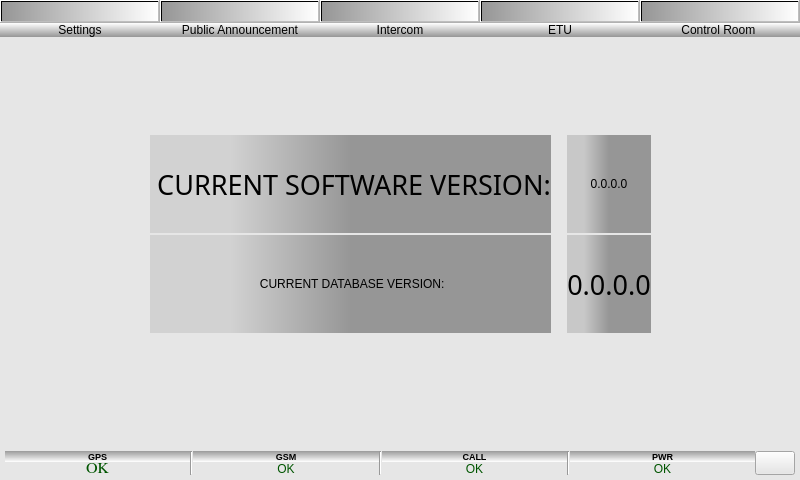
<?xml version="1.0" encoding="UTF-8"?>
<ui version="4.0">
 <class>mpd</class>
 <widget class="QMainWindow" name="mpd">
  <property name="geometry">
   <rect>
    <x>0</x>
    <y>0</y>
    <width>800</width>
    <height>480</height>
   </rect>
  </property>
  <property name="sizePolicy">
   <sizepolicy hsizetype="Fixed" vsizetype="Fixed">
    <horstretch>0</horstretch>
    <verstretch>0</verstretch>
   </sizepolicy>
  </property>
  <property name="minimumSize">
   <size>
    <width>800</width>
    <height>480</height>
   </size>
  </property>
  <property name="maximumSize">
   <size>
    <width>800</width>
    <height>480</height>
   </size>
  </property>
  <property name="windowTitle">
   <string>mpd</string>
  </property>
  <property name="styleSheet">
   <string notr="true">
background-color: rgb(230, 230, 230);</string>
  </property>
  <widget class="QWidget" name="centralWidget">
   <layout class="QHBoxLayout" name="horizontalLayout_5">
    <property name="spacing">
     <number>0</number>
    </property>
    <property name="leftMargin">
     <number>0</number>
    </property>
    <property name="topMargin">
     <number>0</number>
    </property>
    <property name="rightMargin">
     <number>0</number>
    </property>
    <property name="bottomMargin">
     <number>0</number>
    </property>
    <item>
     <layout class="QHBoxLayout" name="horizontalLayout_4">
      <property name="spacing">
       <number>0</number>
      </property>
      <item>
       <layout class="QVBoxLayout" name="verticalLayout_15">
        <property name="spacing">
         <number>0</number>
        </property>
        <item>
         <layout class="QHBoxLayout" name="horizontalLayout_8">
          <property name="spacing">
           <number>0</number>
          </property>
          <item>
           <layout class="QVBoxLayout" name="verticalLayout">
            <property name="spacing">
             <number>0</number>
            </property>
            <item>
             <widget class="QPushButton" name="settings">
              <property name="enabled">
               <bool>false</bool>
              </property>
              <property name="sizePolicy">
               <sizepolicy hsizetype="MinimumExpanding" vsizetype="Fixed">
                <horstretch>0</horstretch>
                <verstretch>0</verstretch>
               </sizepolicy>
              </property>
              <property name="maximumSize">
               <size>
                <width>16777215</width>
                <height>100</height>
               </size>
              </property>
              <property name="styleSheet">
               <string notr="true">QPushButton:pressed{background-color: rgb(100, 100, 100); }
QPushButton{background-color: qlineargradient(spread:pad, x1:0, y1:0, x2:1, y2:0, stop:0 rgba(150, 150, 150, 255), stop:1 rgba(255, 255, 255, 255));}
</string>
              </property>
              <property name="text">
               <string/>
              </property>
              <property name="icon">
               <iconset resource="icons.qrc">
                <normaloff>:/images/settingsBLACK.png</normaloff>:/images/settingsBLACK.png</iconset>
              </property>
              <property name="iconSize">
               <size>
                <width>50</width>
                <height>50</height>
               </size>
              </property>
             </widget>
            </item>
            <item>
             <widget class="QLabel" name="settings_label">
              <property name="sizePolicy">
               <sizepolicy hsizetype="Preferred" vsizetype="Fixed">
                <horstretch>0</horstretch>
                <verstretch>0</verstretch>
               </sizepolicy>
              </property>
              <property name="styleSheet">
               <string notr="true">background-color: qlineargradient(spread:pad, x1:1, y1:1, x2:1, y2:0, stop:0 rgba(150, 150, 150, 255), stop:1 rgba(255, 255, 255, 255));</string>
              </property>
              <property name="text">
               <string>Settings</string>
              </property>
              <property name="alignment">
               <set>Qt::AlignCenter</set>
              </property>
             </widget>
            </item>
           </layout>
          </item>
          <item>
           <layout class="QVBoxLayout" name="verticalLayout_5">
            <property name="spacing">
             <number>0</number>
            </property>
            <item>
             <widget class="QPushButton" name="pa">
              <property name="enabled">
               <bool>false</bool>
              </property>
              <property name="sizePolicy">
               <sizepolicy hsizetype="MinimumExpanding" vsizetype="Fixed">
                <horstretch>0</horstretch>
                <verstretch>0</verstretch>
               </sizepolicy>
              </property>
              <property name="maximumSize">
               <size>
                <width>16777215</width>
                <height>100</height>
               </size>
              </property>
              <property name="styleSheet">
               <string notr="true">QPushButton:pressed{background-color: rgb(100, 100, 100); }
QPushButton{background-color: qlineargradient(spread:pad, x1:0, y1:0, x2:1, y2:0, stop:0 rgba(150, 150, 150, 255), stop:1 rgba(255, 255, 255, 255));}
</string>
              </property>
              <property name="text">
               <string/>
              </property>
              <property name="icon">
               <iconset resource="icons.qrc">
                <normaloff>:/images/announcement_on_podium.png</normaloff>:/images/announcement_on_podium.png</iconset>
              </property>
              <property name="iconSize">
               <size>
                <width>50</width>
                <height>50</height>
               </size>
              </property>
             </widget>
            </item>
            <item>
             <widget class="QLabel" name="announcement_label">
              <property name="sizePolicy">
               <sizepolicy hsizetype="Preferred" vsizetype="Fixed">
                <horstretch>0</horstretch>
                <verstretch>0</verstretch>
               </sizepolicy>
              </property>
              <property name="styleSheet">
               <string notr="true">background-color: qlineargradient(spread:pad, x1:1, y1:1, x2:1, y2:0, stop:0 rgba(150, 150, 150, 255), stop:1 rgba(255, 255, 255, 255));</string>
              </property>
              <property name="text">
               <string>Public Announcement</string>
              </property>
              <property name="alignment">
               <set>Qt::AlignCenter</set>
              </property>
             </widget>
            </item>
           </layout>
          </item>
          <item>
           <layout class="QVBoxLayout" name="verticalLayout_6">
            <property name="spacing">
             <number>0</number>
            </property>
            <item>
             <widget class="QPushButton" name="intercom">
              <property name="enabled">
               <bool>false</bool>
              </property>
              <property name="sizePolicy">
               <sizepolicy hsizetype="MinimumExpanding" vsizetype="Fixed">
                <horstretch>0</horstretch>
                <verstretch>0</verstretch>
               </sizepolicy>
              </property>
              <property name="maximumSize">
               <size>
                <width>16777215</width>
                <height>100</height>
               </size>
              </property>
              <property name="styleSheet">
               <string notr="true">QPushButton:pressed{background-color: rgb(100, 100, 100); }
QPushButton{background-color: qlineargradient(spread:pad, x1:0, y1:0, x2:1, y2:0, stop:0 rgba(150, 150, 150, 255), stop:1 rgba(255, 255, 255, 255));}
</string>
              </property>
              <property name="text">
               <string/>
              </property>
              <property name="icon">
               <iconset resource="icons.qrc">
                <normaloff>:/images/intercom.png</normaloff>:/images/intercom.png</iconset>
              </property>
              <property name="iconSize">
               <size>
                <width>50</width>
                <height>50</height>
               </size>
              </property>
             </widget>
            </item>
            <item>
             <widget class="QLabel" name="intercom_label">
              <property name="sizePolicy">
               <sizepolicy hsizetype="Preferred" vsizetype="Fixed">
                <horstretch>0</horstretch>
                <verstretch>0</verstretch>
               </sizepolicy>
              </property>
              <property name="styleSheet">
               <string notr="true">background-color: qlineargradient(spread:pad, x1:1, y1:1, x2:1, y2:0, stop:0 rgba(150, 150, 150, 255), stop:1 rgba(255, 255, 255, 255));</string>
              </property>
              <property name="text">
               <string>Intercom</string>
              </property>
              <property name="alignment">
               <set>Qt::AlignCenter</set>
              </property>
             </widget>
            </item>
           </layout>
          </item>
          <item>
           <layout class="QVBoxLayout" name="verticalLayout_7">
            <property name="spacing">
             <number>0</number>
            </property>
            <item>
             <widget class="QPushButton" name="etu">
              <property name="enabled">
               <bool>false</bool>
              </property>
              <property name="sizePolicy">
               <sizepolicy hsizetype="MinimumExpanding" vsizetype="Fixed">
                <horstretch>0</horstretch>
                <verstretch>0</verstretch>
               </sizepolicy>
              </property>
              <property name="maximumSize">
               <size>
                <width>16777215</width>
                <height>100</height>
               </size>
              </property>
              <property name="styleSheet">
               <string notr="true">QPushButton:pressed{background-color: rgb(100, 100, 100); }
QPushButton{background-color: qlineargradient(spread:pad, x1:0, y1:0, x2:1, y2:0, stop:0 rgba(150, 150, 150, 255), stop:1 rgba(255, 255, 255, 255));}
</string>
              </property>
              <property name="text">
               <string/>
              </property>
              <property name="icon">
               <iconset resource="icons.qrc">
                <normaloff>:/images/etu.png</normaloff>:/images/etu.png</iconset>
              </property>
              <property name="iconSize">
               <size>
                <width>50</width>
                <height>50</height>
               </size>
              </property>
             </widget>
            </item>
            <item>
             <widget class="QLabel" name="etu_label">
              <property name="sizePolicy">
               <sizepolicy hsizetype="Preferred" vsizetype="Fixed">
                <horstretch>0</horstretch>
                <verstretch>0</verstretch>
               </sizepolicy>
              </property>
              <property name="styleSheet">
               <string notr="true">background-color: qlineargradient(spread:pad, x1:1, y1:1, x2:1, y2:0, stop:0 rgba(150, 150, 150, 255), stop:1 rgba(255, 255, 255, 255));</string>
              </property>
              <property name="text">
               <string>ETU</string>
              </property>
              <property name="alignment">
               <set>Qt::AlignCenter</set>
              </property>
             </widget>
            </item>
           </layout>
          </item>
          <item>
           <layout class="QVBoxLayout" name="verticalLayout_8">
            <property name="spacing">
             <number>0</number>
            </property>
            <item>
             <widget class="QPushButton" name="control_room">
              <property name="enabled">
               <bool>false</bool>
              </property>
              <property name="sizePolicy">
               <sizepolicy hsizetype="MinimumExpanding" vsizetype="Fixed">
                <horstretch>0</horstretch>
                <verstretch>0</verstretch>
               </sizepolicy>
              </property>
              <property name="maximumSize">
               <size>
                <width>16777215</width>
                <height>100</height>
               </size>
              </property>
              <property name="styleSheet">
               <string notr="true">font: 12pt &quot;Sans Serif&quot;;
color: rgb(255, 255, 255);
background-color: qlineargradient(spread:pad, x1:0, y1:0, x2:1, y2:0, stop:0 rgba(150, 150, 150, 255), stop:1 rgba(255, 255, 255, 255));</string>
              </property>
              <property name="text">
               <string/>
              </property>
              <property name="icon">
               <iconset resource="icons.qrc">
                <normaloff>:/images/control_room.png</normaloff>:/images/control_room.png</iconset>
              </property>
              <property name="iconSize">
               <size>
                <width>50</width>
                <height>50</height>
               </size>
              </property>
             </widget>
            </item>
            <item>
             <widget class="QLabel" name="control_room_label">
              <property name="sizePolicy">
               <sizepolicy hsizetype="Preferred" vsizetype="Fixed">
                <horstretch>0</horstretch>
                <verstretch>0</verstretch>
               </sizepolicy>
              </property>
              <property name="styleSheet">
               <string notr="true">background-color: qlineargradient(spread:pad, x1:1, y1:1, x2:1, y2:0, stop:0 rgba(150, 150, 150, 255), stop:1 rgba(255, 255, 255, 255));</string>
              </property>
              <property name="text">
               <string>Control Room </string>
              </property>
              <property name="alignment">
               <set>Qt::AlignCenter</set>
              </property>
             </widget>
            </item>
           </layout>
          </item>
         </layout>
        </item>
        <item>
         <widget class="QStackedWidget" name="stackedWidget">
          <property name="styleSheet">
           <string notr="true">background-color: rgb(230, 230, 230);</string>
          </property>
          <property name="currentIndex">
           <number>0</number>
          </property>
          <widget class="QWidget" name="main_screen">
           <layout class="QHBoxLayout" name="horizontalLayout_7">
            <property name="spacing">
             <number>0</number>
            </property>
            <property name="sizeConstraint">
             <enum>QLayout::SetMinAndMaxSize</enum>
            </property>
            <property name="leftMargin">
             <number>0</number>
            </property>
            <property name="topMargin">
             <number>0</number>
            </property>
            <property name="rightMargin">
             <number>0</number>
            </property>
            <property name="bottomMargin">
             <number>0</number>
            </property>
            <item>
             <layout class="QGridLayout" name="gridLayout">
              <property name="sizeConstraint">
               <enum>QLayout::SetMinAndMaxSize</enum>
              </property>
              <property name="leftMargin">
               <number>20</number>
              </property>
              <property name="topMargin">
               <number>0</number>
              </property>
              <property name="rightMargin">
               <number>20</number>
              </property>
              <property name="bottomMargin">
               <number>20</number>
              </property>
              <property name="verticalSpacing">
               <number>2</number>
              </property>
              <item row="0" column="1">
               <spacer name="verticalSpacer_5">
                <property name="orientation">
                 <enum>Qt::Vertical</enum>
                </property>
                <property name="sizeHint" stdset="0">
                 <size>
                  <width>20</width>
                  <height>40</height>
                 </size>
                </property>
               </spacer>
              </item>
              <item row="1" column="4">
               <spacer name="horizontalSpacer_3">
                <property name="orientation">
                 <enum>Qt::Horizontal</enum>
                </property>
                <property name="sizeHint" stdset="0">
                 <size>
                  <width>40</width>
                  <height>20</height>
                 </size>
                </property>
               </spacer>
              </item>
              <item row="2" column="3">
               <widget class="QLabel" name="database_version">
                <property name="font">
                 <font>
                  <family>Sans Serif</family>
                  <pointsize>20</pointsize>
                  <weight>50</weight>
                  <italic>false</italic>
                  <bold>false</bold>
                 </font>
                </property>
                <property name="styleSheet">
                 <string notr="true">font: 20pt &quot;Sans Serif&quot;;
color: rgb(0,0,0);
background-color: rgb(230, 230, 230);
background-color: qlineargradient(spread:pad, x1:1, y1:1, x2:1, y2:0, stop:0 rgba(150, 150, 150, 255), stop:1 rgba(255, 255, 255, 255));
background-color: qlineargradient(spread:pad, x1:0.2, y1:0.6, x2:0.5, y2:0.6, stop:1 rgba(150, 150, 150, 255), stop:0 rgba(200, 200, 200, 255));
</string>
                </property>
                <property name="text">
                 <string>0.0.0.0</string>
                </property>
                <property name="alignment">
                 <set>Qt::AlignCenter</set>
                </property>
               </widget>
              </item>
              <item row="2" column="1">
               <widget class="QLabel" name="database">
                <property name="sizePolicy">
                 <sizepolicy hsizetype="Preferred" vsizetype="MinimumExpanding">
                  <horstretch>0</horstretch>
                  <verstretch>0</verstretch>
                 </sizepolicy>
                </property>
                <property name="styleSheet">
                 <string notr="true">font: 20pt &quot;Sans Serif&quot;;
color: rgb(0,0,0);
background-color: rgb(230, 230, 230);
background-color: qlineargradient(spread:pad, x1:1, y1:1, x2:1, y2:0, stop:0 rgba(150, 150, 150, 255), stop:1 rgba(255, 255, 255, 255));
background-color: qlineargradient(spread:pad, x1:0.2, y1:0.6, x2:0.5, y2:0.6, stop:1 rgba(150, 150, 150, 255), stop:0 rgba(210, 210, 210, 255));</string>
                </property>
                <property name="text">
                 <string> CURRENT DATABASE VERSION:</string>
                </property>
                <property name="alignment">
                 <set>Qt::AlignCenter</set>
                </property>
               </widget>
              </item>
              <item row="1" column="3">
               <widget class="QLabel" name="software_version">
                <property name="styleSheet">
                 <string notr="true">font: 20pt &quot;Sans Serif&quot;;
color: rgb(0,0,0);
background-color: rgb(230, 230, 230);
background-color: qlineargradient(spread:pad, x1:1, y1:1, x2:1, y2:0, stop:0 rgba(150, 150, 150, 255), stop:1 rgba(255, 255, 255, 255));
background-color: qlineargradient(spread:pad, x1:0.2, y1:0.6, x2:0.5, y2:0.6, stop:1 rgba(150, 150, 150, 255), stop:0 rgba(200, 200, 200, 255));
</string>
                </property>
                <property name="text">
                 <string>0.0.0.0</string>
                </property>
                <property name="alignment">
                 <set>Qt::AlignCenter</set>
                </property>
               </widget>
              </item>
              <item row="1" column="2">
               <spacer name="horizontalSpacer_2">
                <property name="orientation">
                 <enum>Qt::Horizontal</enum>
                </property>
                <property name="sizeType">
                 <enum>QSizePolicy::Maximum</enum>
                </property>
                <property name="sizeHint" stdset="0">
                 <size>
                  <width>10</width>
                  <height>20</height>
                 </size>
                </property>
               </spacer>
              </item>
              <item row="1" column="0">
               <spacer name="horizontalSpacer_6">
                <property name="orientation">
                 <enum>Qt::Horizontal</enum>
                </property>
                <property name="sizeHint" stdset="0">
                 <size>
                  <width>40</width>
                  <height>20</height>
                 </size>
                </property>
               </spacer>
              </item>
              <item row="3" column="1">
               <spacer name="verticalSpacer_6">
                <property name="orientation">
                 <enum>Qt::Vertical</enum>
                </property>
                <property name="sizeHint" stdset="0">
                 <size>
                  <width>20</width>
                  <height>40</height>
                 </size>
                </property>
               </spacer>
              </item>
              <item row="1" column="1">
               <widget class="QLabel" name="software">
                <property name="sizePolicy">
                 <sizepolicy hsizetype="Preferred" vsizetype="MinimumExpanding">
                  <horstretch>0</horstretch>
                  <verstretch>0</verstretch>
                 </sizepolicy>
                </property>
                <property name="font">
                 <font>
                  <family>Sans Serif</family>
                  <pointsize>20</pointsize>
                  <weight>50</weight>
                  <italic>false</italic>
                  <bold>false</bold>
                 </font>
                </property>
                <property name="styleSheet">
                 <string notr="true">font: 20pt &quot;Sans Serif&quot;;
color: rgb(0,0,0);
background-color: rgb(230, 230, 230);
background-color: qlineargradient(spread:pad, x1:1, y1:0.4, x2:1, y2:0.9, stop:0 rgba(0, 0, 0, 255), stop:0.9 rgba(100, 100, 100, 255));
background-color: qlineargradient(spread:pad, x1:1, y1:1, x2:1, y2:0, stop:0 rgba(150, 150, 150, 255), stop:1 rgba(255, 255, 255, 255));
background-color: qlineargradient(spread:pad, x1:0.2, y1:0.6, x2:0.5, y2:0.6, stop:1 rgba(150, 150, 150, 255), stop:0 rgba(210, 210, 210, 255));
</string>
                </property>
                <property name="text">
                 <string> CURRENT SOFTWARE VERSION:</string>
                </property>
                <property name="alignment">
                 <set>Qt::AlignCenter</set>
                </property>
               </widget>
              </item>
             </layout>
            </item>
           </layout>
          </widget>
          <widget class="QWidget" name="main_menu">
           <layout class="QVBoxLayout" name="verticalLayout_13">
            <property name="spacing">
             <number>0</number>
            </property>
            <property name="sizeConstraint">
             <enum>QLayout::SetMinAndMaxSize</enum>
            </property>
            <property name="leftMargin">
             <number>0</number>
            </property>
            <property name="topMargin">
             <number>0</number>
            </property>
            <property name="rightMargin">
             <number>0</number>
            </property>
            <property name="bottomMargin">
             <number>0</number>
            </property>
            <item>
             <layout class="QHBoxLayout" name="horizontalLayout_11">
              <property name="spacing">
               <number>0</number>
              </property>
              <property name="sizeConstraint">
               <enum>QLayout::SetMinAndMaxSize</enum>
              </property>
              <item>
               <spacer name="horizontalSpacer_4">
                <property name="orientation">
                 <enum>Qt::Horizontal</enum>
                </property>
                <property name="sizeHint" stdset="0">
                 <size>
                  <width>40</width>
                  <height>20</height>
                 </size>
                </property>
               </spacer>
              </item>
              <item>
               <layout class="QVBoxLayout" name="verticalLayout_2">
                <property name="spacing">
                 <number>0</number>
                </property>
                <item>
                 <spacer name="verticalSpacer">
                  <property name="orientation">
                   <enum>Qt::Vertical</enum>
                  </property>
                  <property name="sizeHint" stdset="0">
                   <size>
                    <width>20</width>
                    <height>40</height>
                   </size>
                  </property>
                 </spacer>
                </item>
                <item>
                 <widget class="QPushButton" name="select_route">
                  <property name="sizePolicy">
                   <sizepolicy hsizetype="MinimumExpanding" vsizetype="MinimumExpanding">
                    <horstretch>0</horstretch>
                    <verstretch>0</verstretch>
                   </sizepolicy>
                  </property>
                  <property name="minimumSize">
                   <size>
                    <width>240</width>
                    <height>240</height>
                   </size>
                  </property>
                  <property name="maximumSize">
                   <size>
                    <width>435</width>
                    <height>156</height>
                   </size>
                  </property>
                  <property name="autoFillBackground">
                   <bool>false</bool>
                  </property>
                  <property name="styleSheet">
                   <string notr="true">background-color: rgb(75, 75, 75);
background-color: qlineargradient(spread:pad, x1:0, y1:0, x2:1, y2:0, stop:0 rgba(0, 0, 0, 255), stop:1 rgba(100, 100, 100, 255));
background-color: qlineargradient(spread:pad, x2:1, y1:1, x1:1, y2:0.8, stop:1 rgba(10, 10, 10, 255), stop:0.3 rgba(100, 100, 100, 255));</string>
                  </property>
                  <property name="text">
                   <string/>
                  </property>
                  <property name="icon">
                   <iconset resource="icons.qrc">
                    <normaloff>:/images/train_logo_grey.png</normaloff>:/images/train_logo_grey.png</iconset>
                  </property>
                  <property name="iconSize">
                   <size>
                    <width>150</width>
                    <height>150</height>
                   </size>
                  </property>
                 </widget>
                </item>
                <item>
                 <widget class="QLabel" name="select_route_label">
                  <property name="sizePolicy">
                   <sizepolicy hsizetype="MinimumExpanding" vsizetype="Fixed">
                    <horstretch>0</horstretch>
                    <verstretch>0</verstretch>
                   </sizepolicy>
                  </property>
                  <property name="maximumSize">
                   <size>
                    <width>435</width>
                    <height>33</height>
                   </size>
                  </property>
                  <property name="styleSheet">
                   <string notr="true">font: 20pt &quot;Sans Serif&quot;;
color: rgb(0, 0, 0);
background-color: rgb(230, 230, 230);</string>
                  </property>
                  <property name="text">
                   <string>Select Train Route</string>
                  </property>
                  <property name="alignment">
                   <set>Qt::AlignCenter</set>
                  </property>
                 </widget>
                </item>
                <item>
                 <spacer name="verticalSpacer_3">
                  <property name="orientation">
                   <enum>Qt::Vertical</enum>
                  </property>
                  <property name="sizeHint" stdset="0">
                   <size>
                    <width>20</width>
                    <height>40</height>
                   </size>
                  </property>
                 </spacer>
                </item>
               </layout>
              </item>
              <item>
               <spacer name="horizontalSpacer_5">
                <property name="orientation">
                 <enum>Qt::Horizontal</enum>
                </property>
                <property name="sizeHint" stdset="0">
                 <size>
                  <width>40</width>
                  <height>20</height>
                 </size>
                </property>
               </spacer>
              </item>
             </layout>
            </item>
           </layout>
          </widget>
          <widget class="QWidget" name="page_3"/>
         </widget>
        </item>
        <item>
         <layout class="QHBoxLayout" name="horizontalLayout_3">
          <property name="spacing">
           <number>0</number>
          </property>
          <property name="leftMargin">
           <number>5</number>
          </property>
          <property name="rightMargin">
           <number>5</number>
          </property>
          <property name="bottomMargin">
           <number>5</number>
          </property>
          <item>
           <layout class="QVBoxLayout" name="verticalLayout_9">
            <property name="spacing">
             <number>0</number>
            </property>
            <item>
             <widget class="QLabel" name="gps">
              <property name="sizePolicy">
               <sizepolicy hsizetype="Preferred" vsizetype="Fixed">
                <horstretch>0</horstretch>
                <verstretch>0</verstretch>
               </sizepolicy>
              </property>
              <property name="font">
               <font>
                <pointsize>7</pointsize>
                <weight>75</weight>
                <bold>true</bold>
               </font>
              </property>
              <property name="styleSheet">
               <string notr="true">background-color: qlineargradient(spread:pad, x1:1, y1:1, x2:1, y2:0, stop:0 rgba(150, 150, 150, 255), stop:1 rgba(255, 255, 255, 255));
background-color: qlineargradient(spread:pad, x2:1, y1:1, x1:1, y2:0, stop:1 rgba(150, 150, 150, 240), stop:0 rgba(255, 255, 255, 255));</string>
              </property>
              <property name="text">
               <string>GPS</string>
              </property>
              <property name="alignment">
               <set>Qt::AlignCenter</set>
              </property>
             </widget>
            </item>
            <item>
             <widget class="QLabel" name="gps_status">
              <property name="sizePolicy">
               <sizepolicy hsizetype="Preferred" vsizetype="Fixed">
                <horstretch>0</horstretch>
                <verstretch>0</verstretch>
               </sizepolicy>
              </property>
              <property name="maximumSize">
               <size>
                <width>16777215</width>
                <height>13</height>
               </size>
              </property>
              <property name="font">
               <font>
                <family>Free Serif</family>
                <pointsize>12</pointsize>
                <weight>50</weight>
                <italic>false</italic>
                <bold>false</bold>
               </font>
              </property>
              <property name="styleSheet">
               <string notr="true">font: 12pt &quot;Free Serif&quot;;
color: rgb(0,85,0);</string>
              </property>
              <property name="text">
               <string>OK</string>
              </property>
              <property name="alignment">
               <set>Qt::AlignCenter</set>
              </property>
             </widget>
            </item>
           </layout>
          </item>
          <item>
           <widget class="Line" name="line_4">
            <property name="orientation">
             <enum>Qt::Vertical</enum>
            </property>
           </widget>
          </item>
          <item>
           <layout class="QVBoxLayout" name="verticalLayout_11">
            <property name="spacing">
             <number>0</number>
            </property>
            <item>
             <widget class="QLabel" name="gsm">
              <property name="sizePolicy">
               <sizepolicy hsizetype="Preferred" vsizetype="Fixed">
                <horstretch>0</horstretch>
                <verstretch>0</verstretch>
               </sizepolicy>
              </property>
              <property name="font">
               <font>
                <pointsize>7</pointsize>
                <weight>75</weight>
                <bold>true</bold>
               </font>
              </property>
              <property name="styleSheet">
               <string notr="true">background-color: qlineargradient(spread:pad, x1:1, y1:1, x2:1, y2:0, stop:0 rgba(150, 150, 150, 255), stop:1 rgba(255, 255, 255, 255));
background-color: qlineargradient(spread:pad, x2:1, y1:1, x1:1, y2:0, stop:1 rgba(150, 150, 150, 240), stop:0 rgba(255, 255, 255, 255));</string>
              </property>
              <property name="text">
               <string>GSM</string>
              </property>
              <property name="alignment">
               <set>Qt::AlignCenter</set>
              </property>
             </widget>
            </item>
            <item>
             <widget class="QLabel" name="gsm_status">
              <property name="sizePolicy">
               <sizepolicy hsizetype="Preferred" vsizetype="Fixed">
                <horstretch>0</horstretch>
                <verstretch>0</verstretch>
               </sizepolicy>
              </property>
              <property name="maximumSize">
               <size>
                <width>16777215</width>
                <height>13</height>
               </size>
              </property>
              <property name="styleSheet">
               <string notr="true">font: 12pt &quot;Free Serif&quot;;
color: rgb(0, 85, 0);</string>
              </property>
              <property name="text">
               <string>OK</string>
              </property>
              <property name="alignment">
               <set>Qt::AlignCenter</set>
              </property>
             </widget>
            </item>
           </layout>
          </item>
          <item>
           <widget class="Line" name="line_5">
            <property name="orientation">
             <enum>Qt::Vertical</enum>
            </property>
           </widget>
          </item>
          <item>
           <layout class="QVBoxLayout" name="verticalLayout_12">
            <property name="spacing">
             <number>0</number>
            </property>
            <item>
             <widget class="QLabel" name="call">
              <property name="sizePolicy">
               <sizepolicy hsizetype="Preferred" vsizetype="Fixed">
                <horstretch>0</horstretch>
                <verstretch>0</verstretch>
               </sizepolicy>
              </property>
              <property name="font">
               <font>
                <pointsize>7</pointsize>
                <weight>75</weight>
                <bold>true</bold>
               </font>
              </property>
              <property name="styleSheet">
               <string notr="true">background-color: qlineargradient(spread:pad, x1:1, y1:1, x2:1, y2:0, stop:0 rgba(150, 150, 150, 255), stop:1 rgba(255, 255, 255, 255));
background-color: qlineargradient(spread:pad, x2:1, y1:1, x1:1, y2:0, stop:1 rgba(150, 150, 150, 240), stop:0 rgba(255, 255, 255, 255));</string>
              </property>
              <property name="text">
               <string>CALL</string>
              </property>
              <property name="alignment">
               <set>Qt::AlignCenter</set>
              </property>
             </widget>
            </item>
            <item>
             <widget class="QLabel" name="call_status">
              <property name="sizePolicy">
               <sizepolicy hsizetype="Preferred" vsizetype="Fixed">
                <horstretch>0</horstretch>
                <verstretch>0</verstretch>
               </sizepolicy>
              </property>
              <property name="maximumSize">
               <size>
                <width>16777215</width>
                <height>13</height>
               </size>
              </property>
              <property name="styleSheet">
               <string notr="true">font: 12pt &quot;Free Serif&quot;;
color: rgb(0,85,0);</string>
              </property>
              <property name="text">
               <string>OK</string>
              </property>
              <property name="alignment">
               <set>Qt::AlignCenter</set>
              </property>
             </widget>
            </item>
           </layout>
          </item>
          <item>
           <widget class="Line" name="line_6">
            <property name="orientation">
             <enum>Qt::Vertical</enum>
            </property>
           </widget>
          </item>
          <item>
           <layout class="QVBoxLayout" name="verticalLayout_14">
            <property name="spacing">
             <number>0</number>
            </property>
            <item>
             <widget class="QLabel" name="pwr">
              <property name="sizePolicy">
               <sizepolicy hsizetype="Preferred" vsizetype="Fixed">
                <horstretch>0</horstretch>
                <verstretch>0</verstretch>
               </sizepolicy>
              </property>
              <property name="font">
               <font>
                <pointsize>7</pointsize>
                <weight>75</weight>
                <bold>true</bold>
               </font>
              </property>
              <property name="styleSheet">
               <string notr="true">background-color: qlineargradient(spread:pad, x1:1, y1:1, x2:1, y2:0, stop:0 rgba(150, 150, 150, 255), stop:1 rgba(255, 255, 255, 255));
background-color: qlineargradient(spread:pad, x2:1, y1:1, x1:1, y2:0, stop:1 rgba(150, 150, 150, 240), stop:0 rgba(255, 255, 255, 255));</string>
              </property>
              <property name="text">
               <string>PWR</string>
              </property>
              <property name="alignment">
               <set>Qt::AlignCenter</set>
              </property>
             </widget>
            </item>
            <item>
             <widget class="QLabel" name="pwr_status">
              <property name="sizePolicy">
               <sizepolicy hsizetype="Preferred" vsizetype="Fixed">
                <horstretch>0</horstretch>
                <verstretch>0</verstretch>
               </sizepolicy>
              </property>
              <property name="maximumSize">
               <size>
                <width>16777215</width>
                <height>13</height>
               </size>
              </property>
              <property name="styleSheet">
               <string notr="true">font: 12pt &quot;Free Serif&quot;;
color: rgb(0,85,0);</string>
              </property>
              <property name="text">
               <string>OK</string>
              </property>
              <property name="alignment">
               <set>Qt::AlignCenter</set>
              </property>
             </widget>
            </item>
           </layout>
          </item>
          <item>
           <widget class="QPushButton" name="volume_control">
            <property name="sizePolicy">
             <sizepolicy hsizetype="Fixed" vsizetype="Minimum">
              <horstretch>0</horstretch>
              <verstretch>0</verstretch>
             </sizepolicy>
            </property>
            <property name="text">
             <string/>
            </property>
            <property name="icon">
             <iconset resource="icons.qrc">
              <normaloff>:/images/mute_call.png</normaloff>:/images/mute_call.png</iconset>
            </property>
            <property name="iconSize">
             <size>
              <width>25</width>
              <height>25</height>
             </size>
            </property>
           </widget>
          </item>
         </layout>
        </item>
       </layout>
      </item>
     </layout>
    </item>
    <item>
     <widget class="Line" name="line">
      <property name="maximumSize">
       <size>
        <width>16777215</width>
        <height>20</height>
       </size>
      </property>
      <property name="orientation">
       <enum>Qt::Horizontal</enum>
      </property>
     </widget>
    </item>
   </layout>
   <zorder>line</zorder>
   <zorder></zorder>
  </widget>
 </widget>
 <layoutdefault spacing="6" margin="11"/>
 <resources>
  <include location="icons.qrc"/>
 </resources>
 <connections/>
</ui>
